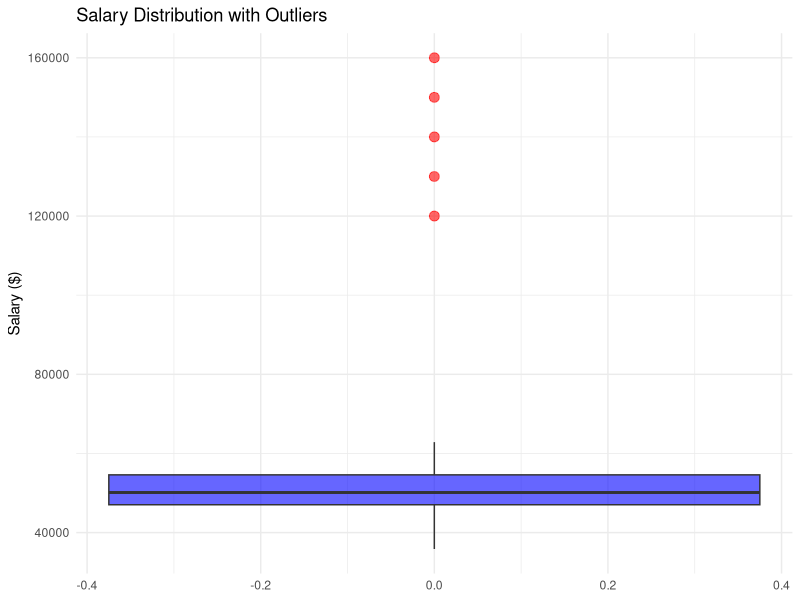

The R source for this figure:
# Generate employee salaries
salaries <- c(rnorm(95, mean=50000, sd=5000), 120000, 130000, 140000, 150000, 160000)

# Compute Interquartile Range (IQR)
Q1 <- quantile(salaries, 0.25)
Q3 <- quantile(salaries, 0.75)
IQR_value <- Q3 - Q1

# Define outlier boundaries
lower_bound <- Q1 - 1.5 * IQR_value
upper_bound <- Q3 + 1.5 * IQR_value

# Identify outliers
outliers <- salaries[salaries < lower_bound | salaries > upper_bound]

# Display results
cat("Outliers:", outliers, "\n")

library(ggplot2)
# Create dataframe
df <- data.frame(Salaries = salaries)

# Boxplot
ggplot(df, aes(y=Salaries)) +
  geom_boxplot(fill="blue", alpha=0.6, outlier.color="red", outlier.size=3) +
  ggtitle("Salary Distribution with Outliers") +
  ylab("Salary ($)") +
  theme_minimal()


